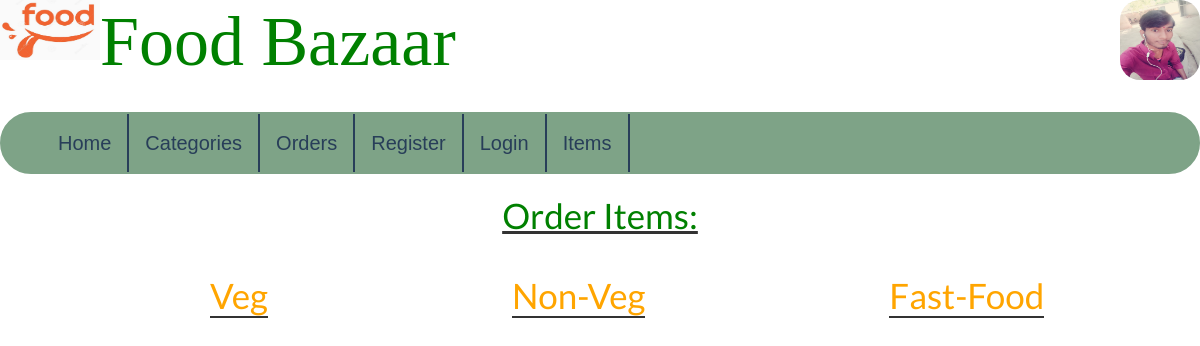
The app's page /fast-food.php, older data.
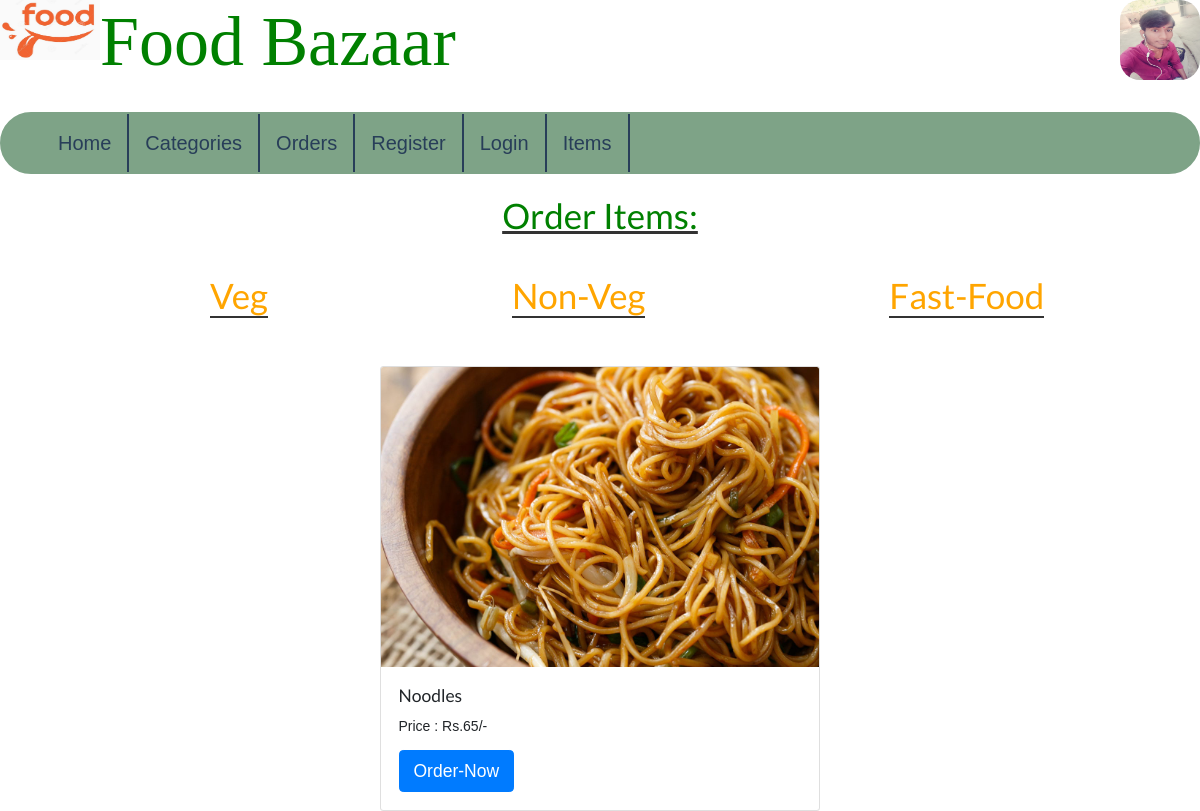
The same page, newer data.
### tables this page shows
CREATE TABLE `items` (
  `id` int(11) NOT NULL,
  `name` text NOT NULL,
  `photo` text NOT NULL,
  `price` text NOT NULL,
  `pieces` text NOT NULL,
  `type` text NOT NULL
);

### functions.php (called while the page is built, shortened)
<?php
function get_results($sql, $format=""){
	global $conn;
	$result = $conn->query($sql);
	if ($result->num_rows > 0) {
	    $i = 0;
	    if ($format=="ARRAY_A") {
	    	while($row = $result->fetch_assoc()) {
		        $rows[$i++] = $row;
		    }
	    	return $rows;
	    } elseif ($format=="OBJECT_K") {
		    while($row = $result->fetch_assoc()) {
		        $rows[$row["id"]] = (object) $row;
		    }
	    	return $rows;
	    } else {
		    while($row = $result->fetch_assoc()) {
		        $rows[$i++] = (object) $row;
		    }
	    	$final = (object) $rows;
	    	return $final;
	    }
	} else {
	    return NULL;
	}
}
    ?>

### fast-food.php (the view, shortened to what this page needs)
<?php
include 'header.php';
?>
<h1 class="headings">Order Items:</h1><br>
<div class="types">
  <h1 class="first"><a href="veg.php">Veg</a></h1>
  <h1><a href="non-Veg.php">Non-Veg</a></h1>
  <h1><a href="fast-food.php">Fast-Food</a></h1>
</div>
<div class="card-deck" style="padding:0px 380px;">
<?php
$fast_food = get_results("SELECT * FROM items where type='fast food' ORDER BY id");
foreach ($fast_food as $item)
 {
    ?>
          <div class="card">
             <img class="card-img-top" src="<?php echo $item->photo; ?>" alt="Card image cap" height="300" width="100">
               <div class="card-body">
                  <h5 class="card-title"><?php echo $item->name; ?></h5>
                  <p class="card-text">Price : Rs.<?php echo $item->price; ?>/-</p>
                  <a href="#" class="btn btn-primary btn-lg">Order-Now</a>
               </div>
          </div>
       <?php
}
?>

### header.php (shortened to what this page needs)
<?php
include 'functions.php';
include 'database.php';
?>
<!DOCTYPE html>
<html>
<head>
<link rel="stylesheet" type="text/css" href="https://cdnjs.cloudflare.com/ajax/libs/semantic-ui/2.4.1/semantic.css">
<link rel="stylesheet" type="text/css" href="https://stackpath.bootstrapcdn.com/bootstrap/4.5.0/css/bootstrap.min.css">
 <link rel="stylesheet" type="text/css" href="https://stackpath.bootstrapcdn.com/bootstrap/4.5.0/js/bootstrap.min.js">
<link rel="stylesheet" type="text/css" href="styles.css">
</head>
<body>
<header>
    <h1 id="title"><img src="images/food.jpg" height="60" width="100px" style="float: left;" class="logo">Food Bazaar </h1><img src="images/b.jpg" height="80" width="80" style="float: right;" class="profile"><br><br>
<ul class="topnav">
    <li><a href="index.php" class="active">Home</a></li>
    <li><a href="categories.php">Categories</a></li>
    <li><a href="orders.php">Orders</a></li>
    <?php
    if (!$user_id) {
        echo '
        <li><a href="register.php">Register</a></li>
        <li><a href="login.php">Login</a></li>
        ';
    } else {
        echo '
    <li><a href="?logout=yes">Logout</a></li>
        ';
    }
    ?>
    <li><a href="javascript:void(0);" class="icon" onclick="myFunction()">
    <li><a href="add.php">Items</a></li>
    </a></li>
</ul>
</header>

### styles.css (style rules this page uses)
body { margin: 0; padding: 0; background-color:white; }
h1#title { display: inline-block; font-family: serif; color: green; font-size: 70px; }

### header.php (style rules this page uses)
.profile { border-radius: 20px; }
body { font-family: Arial, Helvetica, sans-serif; }
.topnav { list-style-type: none; margin:0; padding: 0; overflow: hidden; background-color: rgb(126, 163, 135); border: 2px solid rgb(126, 163, 135); border-radius: 40px; position: sticky; top: 0; }
li { float: left; }
li a { float: left; display: block; color: rgb(40, 62, 89); text-align: center; padding: 14px 16px; text-decoration: none; font-size: 20px; border-right: 2px solid rgb(40, 62, 89); }
li a.active { margin-left: 40px; }
.topnav .icon { display: none; }

### fast-food.php (style rules this page uses)
.types h1 { display: inline-block; padding: 10px; margin: 0px 20px 40px 200px; text-align: center; }
h1 a { color: orange; border-bottom: 2px solid #333; }
.headings { display: block; margin-top: 20px; text-align: center; color: green; text-decoration: underline; text-decoration-color: #333; }

Row changes from the older to the newer data that the page shows:
added items: photo (picture), name "Noodles", price "65"
